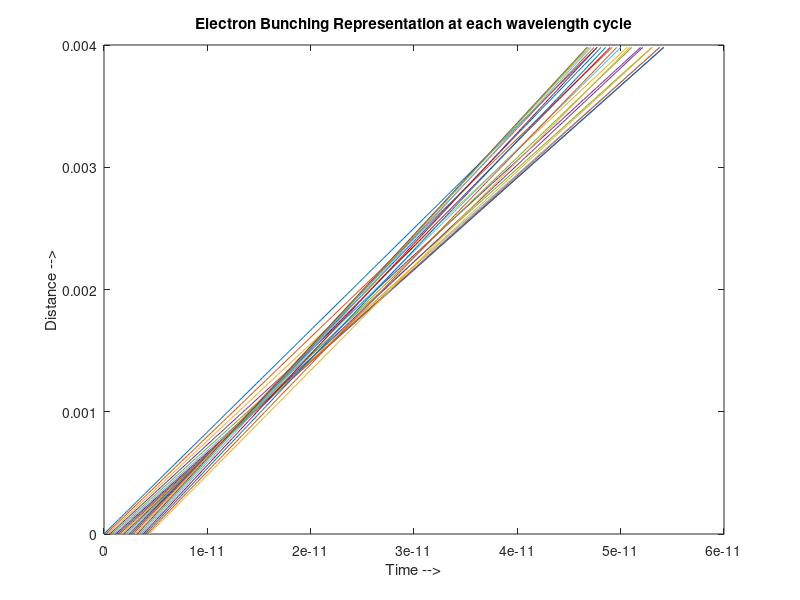
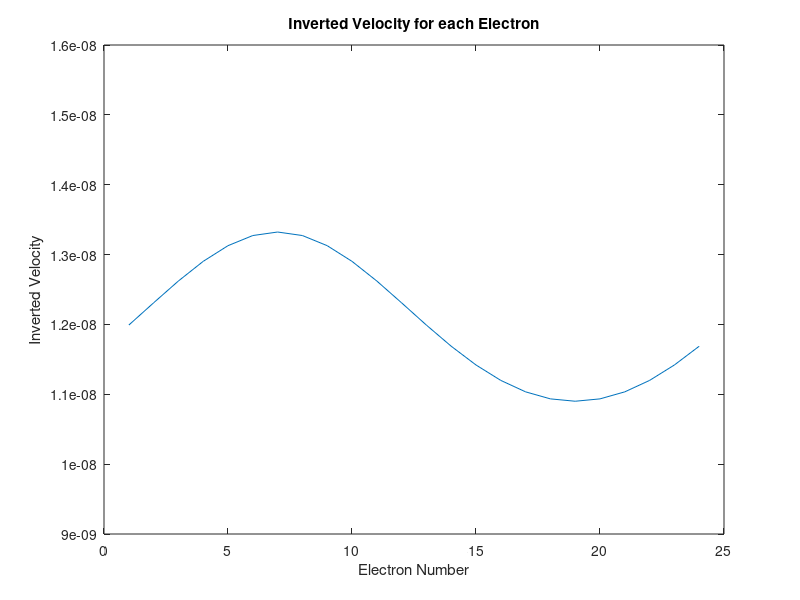
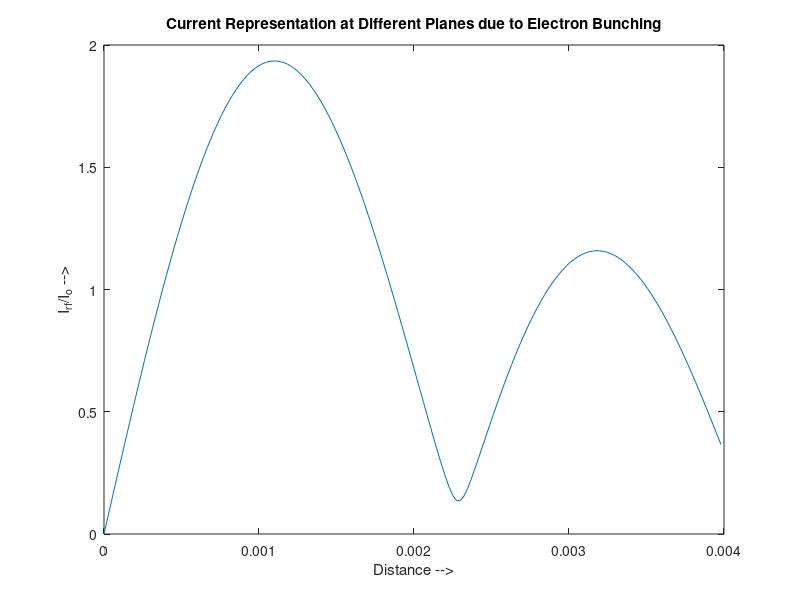
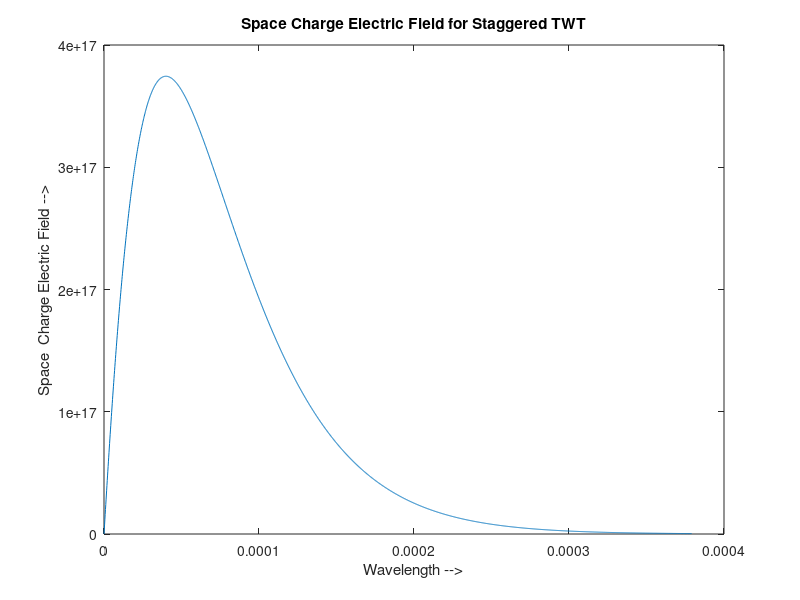

These figures' MATLAB source, in order:
%________________________________________________
%Simulation Code for Staggered Double Vane       |
%Traveling Wave Tube                             |
%________________________________________________|
%Author: Aakash Bansal                           |
%Dated : 13th July 2017                          |
%Place : MWT Division, CSIR-CEERI, Pilani        |
%Guide : Dr. Vishnu Srivastava, Emeritus Sci.    |
%________________________________________________|

close all
clear all
clc

%________________________________________________
%Constant Values                                 |
%________________________________________________|
c = 299792458;      %Speed of Light              |
e = 1.6*10^(-19);   %Electron Charge             |
m = 9.11*10^(-31);  %Mass of Electron            |
ep0=8.85*10^(-12);  %Permittivity of Free Space  |
%________________________________________________|

%________________________________________________
%Variable Values                                 |
%________________________________________________|
F = 220000000000;   %Operating Frequency         |
I = 100;            %Beam Current in mA          |
V = 21;             %Beam Voltage in kV          |
BW= 50660000000;    %BandWidth of the RF Signal  |
Beam_T = 100;       %Beam Thickness in um        |
Beam_W = 600;       %Beam Width in um            |
ND = 24;            %Number of Disc(or electrons)|
NZ = 16;            %Number of Steps per Lambda_e|
Ln = 0.004;         %Length of Tube in m         |
Pin= 1;             %Input Power of RF Signal    |
%________________________________________________|
BeamT = Beam_T/1000000;
BeamW = Beam_W/1000000;
I0 = I/1000;
%Calculating Beam Velocity
%Using Equation 1 specified in the documentation
u0 = c*sqrt(1-1/(1+(V/511))^2);
%Calculating Axial Propagation Constant 
%Using equation 2 specified in the documentation
Beta = 2*pi*F/u0;
%Calculating Pitch
Pitch = 2.5*pi/Beta;
%Calculating Gap
Gap = 0.3*Pitch;
%Calculating Vane Thickness
V_Thick = Pitch - Gap;
%Calculating Beam Tunnel Height
A = 1/Beta;
B_T_Height = 2*A;
%Calculating Vane Height
V_Height = 3 * B_T_Height;
%Calculating Total Height
H = (2*V_Height) + B_T_Height;
%Calculating upper and lower cutoff frequency
Fu = F + BW/2;
Fl = F - BW/2;
%Calculating Width of the Rectangular Waveguide
W = c/(2*Fl);
%Calculating Current Density
J = (I0)/(BeamT*BeamW);
%Calculating Wavelength
Lambda = 2*pi/Beta;
%Calculating Charge
q = (J*BeamT*BeamW)/(ND*6*F);
%Calculating Impedance - This is for Helix and needs to be updated for
%staggered later
k = 2*pi*F/c;
Gamma = sqrt((Beta^2) - (k^2));
%N is SlowDown Factor
N = Beta/k;
a = 2*A;
num = (((besseli(0,(Gamma*a)))^2)-((besseli(1,(Gamma*a)))^2))*N;
den = ((2*(besseli(0,(Gamma*a)))*(besseli(1,(Gamma*a))))-((besseli(0,(Gamma*a)))^2)+((besseli(1,(Gamma*a)))^2));
Z = (120/(Gamma*a))*((Gamma^4)/(Beta^4))*(num/den);
%Calculating Electric Field
E0 = Beta*sqrt(2*Z*Pin);
%Initializing Conditions at plane, k=1
dz = u0/(F*NZ);
NS = round(Ln/dz);
B_T_Height = 1.1*B_T_Height;

%Electric Field Variations through the length of the tube

% Z = 0:Ln/NS:Ln;
% for k = 1:NS+1
%     Ec(k) = (E0*exp(-1i*2*pi*F*Z(k)));
% end
% 
% figure;
% plot(Z,Ec);
% figure;

for j =1:ND
    t(1,j) = (j-1)*Lambda/(ND*u0);
    ui(j) = u0 - u0*0.1*sin(2*pi*F*t(1,j));
    uin(j) = 1/ui(j);
end
z(1) = 0;
Acc(1:NS) = 0;
%Calculating Conditions for other planes
for k=1:NS-1
    for j=1:ND
        %Acc(k+1) = (e*E0*sin(2*pi*F*t(k+1,2))/m)*((1-(u0/c)^2)^(3/2))*((uin(k))^3);
        %uin(k+1,j) = uin(k,j) + 0.1*sin();
        t(k+1,j) = t(k,j) + dz*uin(j);
    end
    z(k+1) = z(k) + dz;
end
%Plotting Electron Bunching
for j = 1:ND
    plot(t(:,j),z);
    hold on
end
xlabel('Time -->');
ylabel('Distance -->');
title('Electron Bunching Representation at each wavelength cycle');
figure;
plot(uin);
title('Inverted Velocity for each Electron');
xlabel('Electron Number');
ylabel('Inverted Velocity');
current_constant = 2*F*q*BeamT;
ang_f = 2*pi*F;
for j=1:NS
    %val(j,:) = (sin(j*ang_f*dz/(2*u0))/(j*ang_f*dz/(2*u0)))*exp(-1i*ang_f*t(j,:));
    val(j,:) = exp(-1i*ang_f*t(j,:));
end
for j=1:NS
    irf(j) = 100000*current_constant*abs(sum(val(j,:)));
end
figure;
plot(z,irf/I0);
title('Current Representation at Different Planes due to Electron Bunching');
xlabel('Distance -->');
ylabel('I_r_f/I_o -->');

%Calculating Space Charge Electric Field (E_sc) for rectangular sheet beam

X = 0:Lambda/2000:Lambda;
E_rough = 0;
E_const = 2*I0*c*c/(pi*W*B_T_Height*BeamT*BeamW);
for b = 1:2001
    for l = 1:10
        for m = 1:10
            E_rough = E_rough + (2*B_T_Height/(l*pi))*(2*W/(m*pi))*sin(m*pi*BeamW/(2*W))*((sin(m*pi/2))^2)*exp(-1*pi*m*X(b)/W)*sin(l*pi*BeamT/(2*B_T_Height)*((sin(l*pi/2))^2))*exp(-1*pi*l*X(b)/B_T_Height)*X(b);
        end
    end
    E_sc(b) = E_const*E_rough;
    E_rough = 0;
end
E_sc_total = sum(E_sc);
figure;
plot(X,E_sc);
title('Space Charge Electric Field for Staggered TWT');
xlabel('Wavelength -->');
ylabel('Space  Charge Electric Field -->');

%Calculating Force due to Space Charge Electric Field
Force = q*E_sc;
figure;
plot(X,Force);
title('Force Representation for Rectangular Sheet Beam');
xlabel('Wavelength -->');
ylabel('Force -->');

%Force Calculations using VS Formula
vs_rough = 0;
vs_a = sqrt(W*B_T_Height/pi);
vs_b = sqrt(BeamT*BeamW/pi);
mu = [3.831706 7.015586 10.173468 13.323692 16.470630]./vs_a;
vs_const = (4*q*q/(pi*ep0*vs_a*vs_a*vs_b*vs_b*dz*dz));
for b = 1:2001
    for m = 1:1
        if(X(b)<=dz)
            vs_rough = vs_rough + ((besselj(1,(mu(m)*vs_b))^2)/((mu(m)^4)*(besselj(1,(mu(m)*vs_a))^2)))*(1-exp(-1*mu(m)*sign(X(b))*X(b))-(exp(-1*mu(m)*dz)*sinh(mu(m)*sign(X(b))*X(b))));
        else
            %vs_rough = vs_rough + exp(-mu(m)*X(b));
            vs_rough = vs_rough + ((besselj(1,(mu(m)*vs_b))^2)/((mu(m)^4)*(besselj(1,(mu(m)*vs_a))^2)))*(2*((sinh(mu(m)*dz/2))^2)*exp(-1*mu(m)*X(b)));
        end
    end
    vs_Force(b) = vs_const*vs_rough;
    vs_rough = 0;
end
figure;
plot(X,vs_Force);
hold on
plot(X,Force);
title('Force Representation for Cylindrical and Rectangular Beam');
xlabel('Distance -->');
ylabel('Force -->');

CD_Rec = I0/(pi*vs_b*vs_b*u0);
CD_Cyl = I0/(BeamT*BeamW*u0);

%DC Electric Field according to P. C. Panda
d = B_T_Height;

for j=1:10
    dc_k(j) = (2*(j-1)+1)*pi/d;
end
X = 0:Lambda/2000:Lambda/2;
Ex_const = 2*CD_Rec/(d*ep0);
Ex_rough = 0;

for b = 1:1001
    for j = 1:10
        Ex_rough = Ex_rough + sin(dc_k(j)*BeamT/2)*exp(-dc_k(j)*W/2)*cos(dc_k(j)*0)*sinh(dc_k(j)*X(b));
    end
    Ex(b) = Ex_const*Ex_rough;
    Ex_rough = 0;
end
figure;
plot(X,Ex);
title('X-Component of Space Charge Field as explained by Panda');
ylabel('Ex (in V/m^2) -->');
xlabel('Distance -->');
hold on
Ey_rough = 0;
Ey_const = 4*CD_Rec/(d*ep0);

Y = 0:B_T_Height/2000:B_T_Height/2;

for b = 1:1001
    for j=1:10
        Ey_rough = Ey_rough + sin(dc_k(j)*BeamT/2)*(sin(dc_k(j)*Y(b))/(dc_k(j)^2));
    end
    Ey(b) = Ey_const*Ey_rough;
    Ey_rough = 0;
end
figure;
plot(Y,Ey);
title('Y-Component of Space Charge Field as explained by Panda');
ylabel('E_y (in V/m^2) -->');
xlabel('Distance -->');
hold on
vs_r = 0:vs_a/2000:vs_a/2;
for b = 1:1001
    Ey_Cyl(b) = J*vs_r(b)/(2*u0*ep0);
end
% figure;
plot(vs_r,Ey_Cyl);
% title('R-Component of Space Charge Field as explained by Panda');
% ylabel('E_r (in V/m^2) -->');
% xlabel('Distance -->');